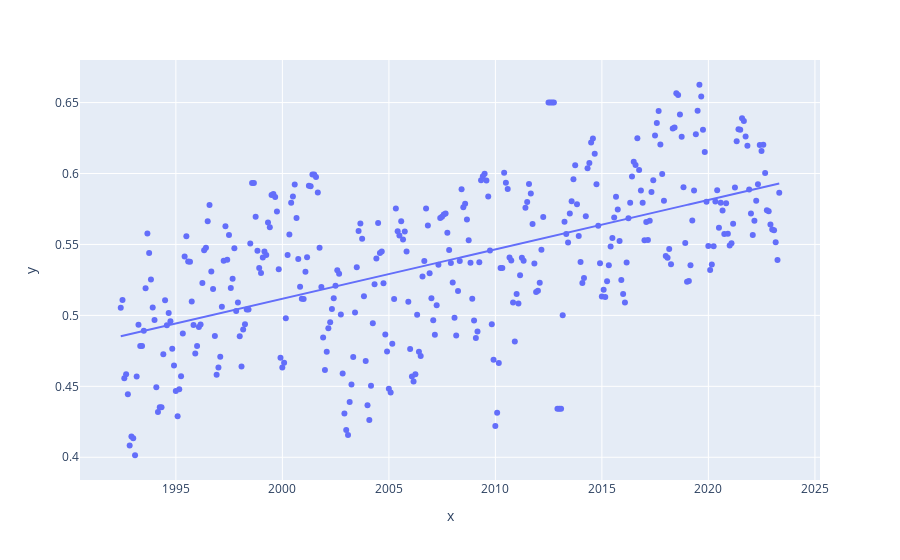

The cell this chart's notebook holds for it:
### Code cell
import numpy as np
import matplotlib.pyplot as plt

veg_smooth_1D_1992 = veg_smooth_1992.mean(['x', 'y'])
veg_smooth_1D_1992.plot.line('b-^', figsize=(15,5))
_max = veg_smooth_1D_1992.max().item()  # Extracting scalar value
_min = veg_smooth_1D_1992.min().item()  # Extracting scalar value

for year in range(1992, 2024):
    plt.vlines(np.datetime64(str(year)+'-01-01'), ymin=_min, ymax=_max)

# scatter plot using dates as x and veg_smooth_1D_1992 as y
x_datetime = veg_smooth_1D_1992.coords['time'].values.astype('datetime64[D]')
y = veg_smooth_1D_1992.values  # using .values to extract data from DataArray

import plotly.express as px

fig = px.scatter(x=x_datetime, y=y, trendline="ols")
fig.show()

plt.title(veg_proxy+' time-series, year start/ends marked with vertical lines')
plt.ylabel(veg_proxy)

plt.show()  # Show the plot

### Figure 1 — Plotly figure (JSON) as saved in the notebook; plotly's stock layout.template omitted (floating-point values rounded to 4 significant figures; data arrays with more than 128 entries replaced by an {"elided": "..."} marker saying what was removed)
{"data": [{"hovertemplate": "x=%{x}<br>y=%{y}<extra></extra>", "legendgroup": "", "marker": {"color": "#636efa", "symbol": "circle"}, "mode": "markers", "name": "", "orientation": "v", "showlegend": false, "type": "scatter", "x": {"elided": "372 str values"}, "xaxis": "x", "y": {"elided": "372 float values"}, "yaxis": "y"}, {"hovertemplate": "<b>OLS trendline</b><br>y = 1.10378e-10 * x + 0.407211<br>R<sup>2</sup>=0.326011<br><br>x=%{x}<br>y=%{y} <b>(trend)</b><extra></extra>", "legendgroup": "", "marker": {"color": "#636efa", "symbol": "circle"}, "mode": "lines", "name": "", "showlegend": false, "type": "scatter", "x": {"elided": "369 str values"}, "xaxis": "x", "y": {"elided": "369 float values"}, "yaxis": "y"}], "layout": {"autosize": true, "legend": {"tracegroupgap": 0}, "margin": {"t": 60}, "xaxis": {"anchor": "y", "autorange": true, "domain": [0, 1], "range": ["1990-07-10 00:37:49.3745", "2025-03-20 23:22:10.6255"], "title": {"text": "x"}, "type": "date"}, "yaxis": {"anchor": "x", "autorange": true, "domain": [0, 1], "range": [0.3812, 0.6828], "title": {"text": "y"}, "type": "linear"}}}
